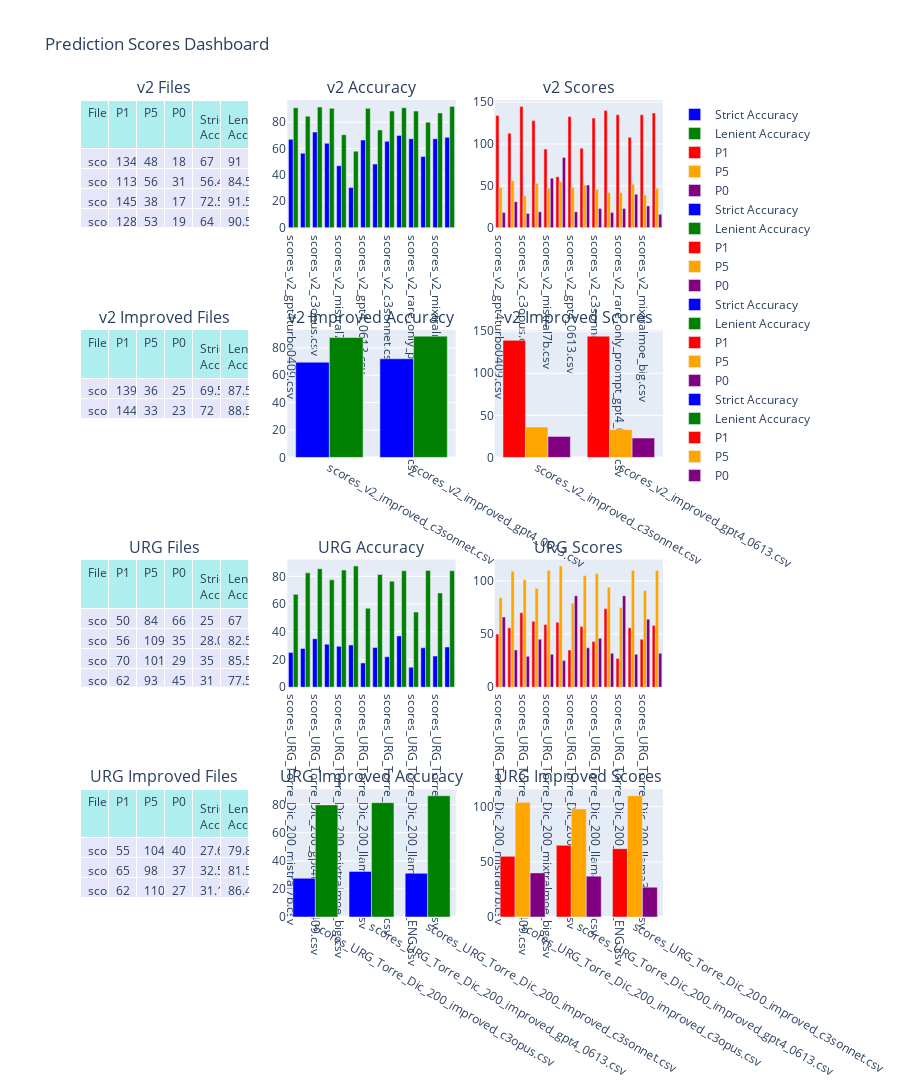

The notebook cell saved with this chart:
### Markdown cell above
### Lastly, we create a dashboard with 4 rows and 3 columns
### We add the tables to the respective subplots
### We also create graphs for the accuracy and scores for each file group
### We update the layout and display the dashboard

# ----------

### Por último, creamos un tablero con 4 filas y 3 columnas
### Añadimos las tablas a los subplots correspondientes
### También creamos gráficos para la precisión y puntuaciones de cada grupo de archivos
### Actualizamos el diseño y mostramos el tablero

### Code cell
# Create subplots with 4 rows and 3 columns
fig = make_subplots(rows=4, cols=3, subplot_titles=('v2 Files', 'v2 Accuracy', 'v2 Scores',
                                                    'v2 Improved Files', 'v2 Improved Accuracy', 'v2 Improved Scores',
                                                    'URG Files', 'URG Accuracy', 'URG Scores',
                                                    'URG Improved Files', 'URG Improved Accuracy', 'URG Improved Scores'),
                    specs=[[{'type': 'domain'}, {'type': 'xy'}, {'type': 'xy'}],
                           [{'type': 'domain'}, {'type': 'xy'}, {'type': 'xy'}],
                           [{'type': 'domain'}, {'type': 'xy'}, {'type': 'xy'}],
                           [{'type': 'domain'}, {'type': 'xy'}, {'type': 'xy'}]])

# Add the tables to the respective subplots
fig.add_trace(go.Table(
    header=dict(values=list(df_v2.columns), fill_color='paleturquoise', align='left'),
    cells=dict(values=[df_v2.File, df_v2.P1, df_v2.P5, df_v2.P0, df_v2['Strict Accuracy'], df_v2['Lenient Accuracy']],
               fill_color='lavender', align='left')
), row=1, col=1)

fig.add_trace(go.Table(
    header=dict(values=list(df_v2_improved.columns), fill_color='paleturquoise', align='left'),
    cells=dict(values=[df_v2_improved.File, df_v2_improved.P1, df_v2_improved.P5, df_v2_improved.P0, df_v2_improved['Strict Accuracy'], df_v2_improved['Lenient Accuracy']],
               fill_color='lavender', align='left')
), row=2, col=1)

fig.add_trace(go.Table(
    header=dict(values=list(df_URG.columns), fill_color='paleturquoise', align='left'),
    cells=dict(values=[df_URG.File, df_URG.P1, df_URG.P5, df_URG.P0, df_URG['Strict Accuracy'], df_URG['Lenient Accuracy']],
               fill_color='lavender', align='left')
), row=3, col=1)

fig.add_trace(go.Table(
    header=dict(values=list(df_URG_improved.columns), fill_color='paleturquoise', align='left'),
    cells=dict(values=[df_URG_improved.File, df_URG_improved.P1, df_URG_improved.P5, df_URG_improved.P0, df_URG_improved['Strict Accuracy'], df_URG_improved['Lenient Accuracy']],
               fill_color='lavender', align='left')
), row=4, col=1)

# Add accuracy comparison for v2 files
fig.add_trace(go.Bar(x=df_v2['File'], y=df_v2['Strict Accuracy'], name='Strict Accuracy', marker_color='blue'), row=1, col=2)
fig.add_trace(go.Bar(x=df_v2['File'], y=df_v2['Lenient Accuracy'], name='Lenient Accuracy', marker_color='green'), row=1, col=2)

# Add score comparison for v2 files
fig.add_trace(go.Bar(x=df_v2['File'], y=df_v2['P1'], name='P1', marker_color='red'), row=1, col=3)
fig.add_trace(go.Bar(x=df_v2['File'], y=df_v2['P5'], name='P5', marker_color='orange'), row=1, col=3)
fig.add_trace(go.Bar(x=df_v2['File'], y=df_v2['P0'], name='P0', marker_color='purple'), row=1, col=3)

# Add accuracy comparison for v2 improved files
fig.add_trace(go.Bar(x=df_v2_improved['File'], y=df_v2_improved['Strict Accuracy'], name='Strict Accuracy', marker_color='blue'), row=2, col=2)
fig.add_trace(go.Bar(x=df_v2_improved['File'], y=df_v2_improved['Lenient Accuracy'], name='Lenient Accuracy', marker_color='green'), row=2, col=2)

# Add score comparison for v2 improved files
fig.add_trace(go.Bar(x=df_v2_improved['File'], y=df_v2_improved['P1'], name='P1', marker_color='red'), row=2, col=3)
fig.add_trace(go.Bar(x=df_v2_improved['File'], y=df_v2_improved['P5'], name='P5', marker_color='orange'), row=2, col=3)
fig.add_trace(go.Bar(x=df_v2_improved['File'], y=df_v2_improved['P0'], name='P0', marker_color='purple'), row=2, col=3)

# Add accuracy comparison for URG files
fig.add_trace(go.Bar(x=df_URG['File'], y=df_URG['Strict Accuracy'], name='Strict Accuracy', marker_color='blue'), row=3, col=2)
fig.add_trace(go.Bar(x=df_URG['File'], y=df_URG['Lenient Accuracy'], name='Lenient Accuracy', marker_color='green'), row=3, col=2)

# Add score comparison for URG files
fig.add_trace(go.Bar(x=df_URG['File'], y=df_URG['P1'], name='P1', marker_color='red'), row=3, col=3)
fig.add_trace(go.Bar(x=df_URG['File'], y=df_URG['P5'], name='P5', marker_color='orange'), row=3, col=3)
fig.add_trace(go.Bar(x=df_URG['File'], y=df_URG['P0'], name='P0', marker_color='purple'), row=3, col=3)

# Add accuracy comparison for URG improved files
fig.add_trace(go.Bar(x=df_URG_improved['File'], y=df_URG_improved['Strict Accuracy'], name='Strict Accuracy', marker_color='blue'), row=4, col=2)
fig.add_trace(go.Bar(x=df_URG_improved['File'], y=df_URG_improved['Lenient Accuracy'], name='Lenient Accuracy', marker_color='green'), row=4, col=2)

# Add score comparison for URG improved files
fig.add_trace(go.Bar(x=df_URG_improved['File'], y=df_URG_improved['P1'], name='P1', marker_color='red'), row=4, col=3)
fig.add_trace(go.Bar(x=df_URG_improved['File'], y=df_URG_improved['P5'], name='P5', marker_color='orange'), row=4, col=3)
fig.add_trace(go.Bar(x=df_URG_improved['File'], y=df_URG_improved['P0'], name='P0', marker_color='purple'), row=4, col=3)

# Update the layout
fig.update_layout(
    title='Prediction Scores Dashboard',
    height=1600,
    showlegend=True
)

# Display the dashboard
fig.show()

### Figure 1 — Plotly figure (JSON) as saved in the notebook; plotly's stock layout.template omitted (floating-point values rounded to 4 significant figures)
{"data": [{"cells": {"align": "left", "fill": {"color": "lavender"}, "values": [["scores_v2_gpt4turbo0409.csv", "scores_v2_mistralmoe.csv", "scores_v2_c3opus.csv", "scores_v2_llama3_70b.csv", "scores_v2_mistral7b.csv", "scores_v2_llama2_7b.csv", "scores_v2_gpt4_0613.csv", "scores_v2_llama3_8b.csv", "scores_v2_c3sonnet.csv", "scores_v2_geminipro15.csv", "scores_v2_rare_only_prompt_gpt4_0613.csv", "scores_v2_cohere_cplus.csv", "scores_v2_mixtralmoe_big.csv", "scores_v2_gpt4turbo1106.csv"], [134, 113, 145, 128, 94, 61, 133, 95, 131, 140, 135, 108, 135, 137], [48, 56, 38, 53, 47, 55, 48, 51, 46, 42, 42, 52, 39, 47], [18, 31, 17, 19, 59, 84, 19, 51, 23, 18, 23, 40, 26, 16], [67, 56.5, 72.5, 64, 47, 30.5, 66.5, 48.22, 65.5, 70, 67.5, 54, 67.5, 68.5], [91, 84.5, 91.5, 90.5, 70.5, 58.0, 90.5, 74.11, 88.5, 91, 88.5, 80, 87, 92]]}, "domain": {"x": [0, 0.2889], "y": [0.8438, 1]}, "header": {"align": "left", "fill": {"color": "paleturquoise"}, "values": ["File", "P1", "P5", "P0", "Strict Accuracy", "Lenient Accuracy"]}, "type": "table"}, {"cells": {"align": "left", "fill": {"color": "lavender"}, "values": [["scores_v2_improved_c3sonnet.csv", "scores_v2_improved_gpt4_0613.csv"], [139, 144], [36, 33], [25, 23], [69.5, 72], [87.5, 88.5]]}, "domain": {"x": [0, 0.2889], "y": [0.5625, 0.7188]}, "header": {"align": "left", "fill": {"color": "paleturquoise"}, "values": ["File", "P1", "P5", "P0", "Strict Accuracy", "Lenient Accuracy"]}, "type": "table"}, {"cells": {"align": "left", "fill": {"color": "lavender"}, "values": [["scores_URG_Torre_Dic_200_mistral7b.csv", "scores_URG_Torre_Dic_200_cohere_cplus.csv", "scores_URG_Torre_Dic_200_gpt4turbo0409.csv", "scores_URG_Torre_Dic_200_mistralmoe.csv", "scores_URG_Torre_Dic_200_mixtralmoe_big.csv", "scores_URG_Torre_Dic_200_c3sonnet.csv", "scores_URG_Torre_Dic_200_llama2_7b.csv", "scores_URG_Torre_Dic_200_gpt4_0613.csv", "scores_URG_Torre_Dic_200_llama3_70b.csv", "scores_URG_Torre_Dic_200_gpt4turbo1106.csv", "scores_URG_Torre_Dic_200_llama3_70b_ENG.csv", "scores_URG_Torre_Dic_200_geminipro15.csv", "scores_URG_Torre_Dic_200_llama3_8b.csv", "scores_URG_Torre_Dic_200_c3opus.csv"], [50, 56, 70, 62, 59, 61, 35, 57, 43, 74, 27, 56, 45, 58], [84, 109, 101, 93, 110, 114, 79, 105, 107, 94, 75, 110, 91, 110], [66, 35, 29, 45, 31, 25, 86, 37, 46, 32, 86, 31, 64, 32], [25, 28.0, 35, 31, 29.5, 30.5, 17.5, 28.64, 21.94, 37, 14.36, 28.43, 22.5, 29.0], [67, 82.5, 85.5, 77.5, 84.5, 87.5, 57.0, 81.41, 76.53, 84, 54.26, 84.26, 68, 84]]}, "domain": {"x": [0, 0.2889], "y": [0.2812, 0.4375]}, "header": {"align": "left", "fill": {"color": "paleturquoise"}, "values": ["File", "P1", "P5", "P0", "Strict Accuracy", "Lenient Accuracy"]}, "type": "table"}, {"cells": {"align": "left", "fill": {"color": "lavender"}, "values": [["scores_URG_Torre_Dic_200_improved_c3opus.csv", "scores_URG_Torre_Dic_200_improved_gpt4_0613.csv", "scores_URG_Torre_Dic_200_improved_c3sonnet.csv"], [55, 65, 62], [104, 98, 110], [40, 37, 27], [27.64, 32.5, 31.16], [79.9, 81.5, 86.43]]}, "domain": {"x": [0, 0.2889], "y": [0, 0.1562]}, "header": {"align": "left", "fill": {"color": "paleturquoise"}, "values": ["File", "P1", "P5", "P0", "Strict Accuracy", "Lenient Accuracy"]}, "type": "table"}, {"marker": {"color": "blue"}, "name": "Strict Accuracy", "type": "bar", "x": ["scores_v2_gpt4turbo0409.csv", "scores_v2_mistralmoe.csv", "scores_v2_c3opus.csv", "scores_v2_llama3_70b.csv", "scores_v2_mistral7b.csv", "scores_v2_llama2_7b.csv", "scores_v2_gpt4_0613.csv", "scores_v2_llama3_8b.csv", "scores_v2_c3sonnet.csv", "scores_v2_geminipro15.csv", "scores_v2_rare_only_prompt_gpt4_0613.csv", "scores_v2_cohere_cplus.csv", "scores_v2_mixtralmoe_big.csv", "scores_v2_gpt4turbo1106.csv"], "xaxis": "x", "y": [67, 56.5, 72.5, 64, 47, 30.5, 66.5, 48.22, 65.5, 70, 67.5, 54, 67.5, 68.5], "yaxis": "y"}, {"marker": {"color": "green"}, "name": "Lenient Accuracy", "type": "bar", "x": ["scores_v2_gpt4turbo0409.csv", "scores_v2_mistralmoe.csv", "scores_v2_c3opus.csv", "scores_v2_llama3_70b.csv", "scores_v2_mistral7b.csv", "scores_v2_llama2_7b.csv", "scores_v2_gpt4_0613.csv", "scores_v2_llama3_8b.csv", "scores_v2_c3sonnet.csv", "scores_v2_geminipro15.csv", "scores_v2_rare_only_prompt_gpt4_0613.csv", "scores_v2_cohere_cplus.csv", "scores_v2_mixtralmoe_big.csv", "scores_v2_gpt4turbo1106.csv"], "xaxis": "x", "y": [91, 84.5, 91.5, 90.5, 70.5, 58.0, 90.5, 74.11, 88.5, 91, 88.5, 80, 87, 92], "yaxis": "y"}, {"marker": {"color": "red"}, "name": "P1", "type": "bar", "x": ["scores_v2_gpt4turbo0409.csv", "scores_v2_mistralmoe.csv", "scores_v2_c3opus.csv", "scores_v2_llama3_70b.csv", "scores_v2_mistral7b.csv", "scores_v2_llama2_7b.csv", "scores_v2_gpt4_0613.csv", "scores_v2_llama3_8b.csv", "scores_v2_c3sonnet.csv", "scores_v2_geminipro15.csv", "scores_v2_rare_only_prompt_gpt4_0613.csv", "scores_v2_cohere_cplus.csv", "scores_v2_mixtralmoe_big.csv", "scores_v2_gpt4turbo1106.csv"], "xaxis": "x2", "y": [134, 113, 145, 128, 94, 61, 133, 95, 131, 140, 135, 108, 135, 137], "yaxis": "y2"}, {"marker": {"color": "orange"}, "name": "P5", "type": "bar", "x": ["scores_v2_gpt4turbo0409.csv", "scores_v2_mistralmoe.csv", "scores_v2_c3opus.csv", "scores_v2_llama3_70b.csv", "scores_v2_mistral7b.csv", "scores_v2_llama2_7b.csv", "scores_v2_gpt4_0613.csv", "scores_v2_llama3_8b.csv", "scores_v2_c3sonnet.csv", "scores_v2_geminipro15.csv", "scores_v2_rare_only_prompt_gpt4_0613.csv", "scores_v2_cohere_cplus.csv", "scores_v2_mixtralmoe_big.csv", "scores_v2_gpt4turbo1106.csv"], "xaxis": "x2", "y": [48, 56, 38, 53, 47, 55, 48, 51, 46, 42, 42, 52, 39, 47], "yaxis": "y2"}, {"marker": {"color": "purple"}, "name": "P0", "type": "bar", "x": ["scores_v2_gpt4turbo0409.csv", "scores_v2_mistralmoe.csv", "scores_v2_c3opus.csv", "scores_v2_llama3_70b.csv", "scores_v2_mistral7b.csv", "scores_v2_llama2_7b.csv", "scores_v2_gpt4_0613.csv", "scores_v2_llama3_8b.csv", "scores_v2_c3sonnet.csv", "scores_v2_geminipro15.csv", "scores_v2_rare_only_prompt_gpt4_0613.csv", "scores_v2_cohere_cplus.csv", "scores_v2_mixtralmoe_big.csv", "scores_v2_gpt4turbo1106.csv"], "xaxis": "x2", "y": [18, 31, 17, 19, 59, 84, 19, 51, 23, 18, 23, 40, 26, 16], "yaxis": "y2"}, {"marker": {"color": "blue"}, "name": "Strict Accuracy", "type": "bar", "x": ["scores_v2_improved_c3sonnet.csv", "scores_v2_improved_gpt4_0613.csv"], "xaxis": "x3", "y": [69.5, 72], "yaxis": "y3"}, {"marker": {"color": "green"}, "name": "Lenient Accuracy", "type": "bar", "x": ["scores_v2_improved_c3sonnet.csv", "scores_v2_improved_gpt4_0613.csv"], "xaxis": "x3", "y": [87.5, 88.5], "yaxis": "y3"}, {"marker": {"color": "red"}, "name": "P1", "type": "bar", "x": ["scores_v2_improved_c3sonnet.csv", "scores_v2_improved_gpt4_0613.csv"], "xaxis": "x4", "y": [139, 144], "yaxis": "y4"}, {"marker": {"color": "orange"}, "name": "P5", "type": "bar", "x": ["scores_v2_improved_c3sonnet.csv", "scores_v2_improved_gpt4_0613.csv"], "xaxis": "x4", "y": [36, 33], "yaxis": "y4"}, {"marker": {"color": "purple"}, "name": "P0", "type": "bar", "x": ["scores_v2_improved_c3sonnet.csv", "scores_v2_improved_gpt4_0613.csv"], "xaxis": "x4", "y": [25, 23], "yaxis": "y4"}, {"marker": {"color": "blue"}, "name": "Strict Accuracy", "type": "bar", "x": ["scores_URG_Torre_Dic_200_mistral7b.csv", "scores_URG_Torre_Dic_200_cohere_cplus.csv", "scores_URG_Torre_Dic_200_gpt4turbo0409.csv", "scores_URG_Torre_Dic_200_mistralmoe.csv", "scores_URG_Torre_Dic_200_mixtralmoe_big.csv", "scores_URG_Torre_Dic_200_c3sonnet.csv", "scores_URG_Torre_Dic_200_llama2_7b.csv", "scores_URG_Torre_Dic_200_gpt4_0613.csv", "scores_URG_Torre_Dic_200_llama3_70b.csv", "scores_URG_Torre_Dic_200_gpt4turbo1106.csv", "scores_URG_Torre_Dic_200_llama3_70b_ENG.csv", "scores_URG_Torre_Dic_200_geminipro15.csv", "scores_URG_Torre_Dic_200_llama3_8b.csv", "scores_URG_Torre_Dic_200_c3opus.csv"], "xaxis": "x5", "y": [25, 28.0, 35, 31, 29.5, 30.5, 17.5, 28.64, 21.94, 37, 14.36, 28.43, 22.5, 29.0], "yaxis": "y5"}, {"marker": {"color": "green"}, "name": "Lenient Accuracy", "type": "bar", "x": ["scores_URG_Torre_Dic_200_mistral7b.csv", "scores_URG_Torre_Dic_200_cohere_cplus.csv", "scores_URG_Torre_Dic_200_gpt4turbo0409.csv", "scores_URG_Torre_Dic_200_mistralmoe.csv", "scores_URG_Torre_Dic_200_mixtralmoe_big.csv", "scores_URG_Torre_Dic_200_c3sonnet.csv", "scores_URG_Torre_Dic_200_llama2_7b.csv", "scores_URG_Torre_Dic_200_gpt4_0613.csv", "scores_URG_Torre_Dic_200_llama3_70b.csv", "scores_URG_Torre_Dic_200_gpt4turbo1106.csv", "scores_URG_Torre_Dic_200_llama3_70b_ENG.csv", "scores_URG_Torre_Dic_200_geminipro15.csv", "scores_URG_Torre_Dic_200_llama3_8b.csv", "scores_URG_Torre_Dic_200_c3opus.csv"], "xaxis": "x5", "y": [67, 82.5, 85.5, 77.5, 84.5, 87.5, 57.0, 81.41, 76.53, 84, 54.26, 84.26, 68, 84], "yaxis": "y5"}, {"marker": {"color": "red"}, "name": "P1", "type": "bar", "x": ["scores_URG_Torre_Dic_200_mistral7b.csv", "scores_URG_Torre_Dic_200_cohere_cplus.csv", "scores_URG_Torre_Dic_200_gpt4turbo0409.csv", "scores_URG_Torre_Dic_200_mistralmoe.csv", "scores_URG_Torre_Dic_200_mixtralmoe_big.csv", "scores_URG_Torre_Dic_200_c3sonnet.csv", "scores_URG_Torre_Dic_200_llama2_7b.csv", "scores_URG_Torre_Dic_200_gpt4_0613.csv", "scores_URG_Torre_Dic_200_llama3_70b.csv", "scores_URG_Torre_Dic_200_gpt4turbo1106.csv", "scores_URG_Torre_Dic_200_llama3_70b_ENG.csv", "scores_URG_Torre_Dic_200_geminipro15.csv", "scores_URG_Torre_Dic_200_llama3_8b.csv", "scores_URG_Torre_Dic_200_c3opus.csv"], "xaxis": "x6", "y": [50, 56, 70, 62, 59, 61, 35, 57, 43, 74, 27, 56, 45, 58], "yaxis": "y6"}, {"marker": {"color": "orange"}, "name": "P5", "type": "bar", "x": ["scores_URG_Torre_Dic_200_mistral7b.csv", "scores_URG_Torre_Dic_200_cohere_cplus.csv", "scores_URG_Torre_Dic_200_gpt4turbo0409.csv", "scores_URG_Torre_Dic_200_mistralmoe.csv", "scores_URG_Torre_Dic_200_mixtralmoe_big.csv", "scores_URG_Torre_Dic_200_c3sonnet.csv", "scores_URG_Torre_Dic_200_llama2_7b.csv", "scores_URG_Torre_Dic_200_gpt4_0613.csv", "scores_URG_Torre_Dic_200_llama3_70b.csv", "scores_URG_Torre_Dic_200_gpt4turbo1106.csv", "scores_URG_Torre_Dic_200_llama3_70b_ENG.csv", "scores_URG_Torre_Dic_200_geminipro15.csv", "scores_URG_Torre_Dic_200_llama3_8b.csv", "scores_URG_Torre_Dic_200_c3opus.csv"], "xaxis": "x6", "y": [84, 109, 101, 93, 110, 114, 79, 105, 107, 94, 75, 110, 91, 110], "yaxis": "y6"}, {"marker": {"color": "purple"}, "name": "P0", "type": "bar", "x": ["scores_URG_Torre_Dic_200_mistral7b.csv", "scores_URG_Torre_Dic_200_cohere_cplus.csv", "scores_URG_Torre_Dic_200_gpt4turbo0409.csv", "scores_URG_Torre_Dic_200_mistralmoe.csv", "scores_URG_Torre_Dic_200_mixtralmoe_big.csv", "scores_URG_Torre_Dic_200_c3sonnet.csv", "scores_URG_Torre_Dic_200_llama2_7b.csv", "scores_URG_Torre_Dic_200_gpt4_0613.csv", "scores_URG_Torre_Dic_200_llama3_70b.csv", "scores_URG_Torre_Dic_200_gpt4turbo1106.csv", "scores_URG_Torre_Dic_200_llama3_70b_ENG.csv", "scores_URG_Torre_Dic_200_geminipro15.csv", "scores_URG_Torre_Dic_200_llama3_8b.csv", "scores_URG_Torre_Dic_200_c3opus.csv"], "xaxis": "x6", "y": [66, 35, 29, 45, 31, 25, 86, 37, 46, 32, 86, 31, 64, 32], "yaxis": "y6"}, {"marker": {"color": "blue"}, "name": "Strict Accuracy", "type": "bar", "x": ["scores_URG_Torre_Dic_200_improved_c3opus.csv", "scores_URG_Torre_Dic_200_improved_gpt4_0613.csv", "scores_URG_Torre_Dic_200_improved_c3sonnet.csv"], "xaxis": "x7", "y": [27.64, 32.5, 31.16], "yaxis": "y7"}, {"marker": {"color": "green"}, "name": "Lenient Accuracy", "type": "bar", "x": ["scores_URG_Torre_Dic_200_improved_c3opus.csv", "scores_URG_Torre_Dic_200_improved_gpt4_0613.csv", "scores_URG_Torre_Dic_200_improved_c3sonnet.csv"], "xaxis": "x7", "y": [79.9, 81.5, 86.43], "yaxis": "y7"}, {"marker": {"color": "red"}, "name": "P1", "type": "bar", "x": ["scores_URG_Torre_Dic_200_improved_c3opus.csv", "scores_URG_Torre_Dic_200_improved_gpt4_0613.csv", "scores_URG_Torre_Dic_200_improved_c3sonnet.csv"], "xaxis": "x8", "y": [55, 65, 62], "yaxis": "y8"}, {"marker": {"color": "orange"}, "name": "P5", "type": "bar", "x": ["scores_URG_Torre_Dic_200_improved_c3opus.csv", "scores_URG_Torre_Dic_200_improved_gpt4_0613.csv", "scores_URG_Torre_Dic_200_improved_c3sonnet.csv"], "xaxis": "x8", "y": [104, 98, 110], "yaxis": "y8"}, {"marker": {"color": "purple"}, "name": "P0", "type": "bar", "x": ["scores_URG_Torre_Dic_200_improved_c3opus.csv", "scores_URG_Torre_Dic_200_improved_gpt4_0613.csv", "scores_URG_Torre_Dic_200_improved_c3sonnet.csv"], "xaxis": "x8", "y": [40, 37, 27], "yaxis": "y8"}], "layout": {"annotations": [{"font": {"size": 16}, "showarrow": false, "text": "v2 Files", "x": 0.1444, "xanchor": "center", "xref": "paper", "y": 1, "yanchor": "bottom", "yref": "paper"}, {"font": {"size": 16}, "showarrow": false, "text": "v2 Accuracy", "x": 0.5, "xanchor": "center", "xref": "paper", "y": 1, "yanchor": "bottom", "yref": "paper"}, {"font": {"size": 16}, "showarrow": false, "text": "v2 Scores", "x": 0.8556, "xanchor": "center", "xref": "paper", "y": 1, "yanchor": "bottom", "yref": "paper"}, {"font": {"size": 16}, "showarrow": false, "text": "v2 Improved Files", "x": 0.1444, "xanchor": "center", "xref": "paper", "y": 0.7188, "yanchor": "bottom", "yref": "paper"}, {"font": {"size": 16}, "showarrow": false, "text": "v2 Improved Accuracy", "x": 0.5, "xanchor": "center", "xref": "paper", "y": 0.7188, "yanchor": "bottom", "yref": "paper"}, {"font": {"size": 16}, "showarrow": false, "text": "v2 Improved Scores", "x": 0.8556, "xanchor": "center", "xref": "paper", "y": 0.7188, "yanchor": "bottom", "yref": "paper"}, {"font": {"size": 16}, "showarrow": false, "text": "URG Files", "x": 0.1444, "xanchor": "center", "xref": "paper", "y": 0.4375, "yanchor": "bottom", "yref": "paper"}, {"font": {"size": 16}, "showarrow": false, "text": "URG Accuracy", "x": 0.5, "xanchor": "center", "xref": "paper", "y": 0.4375, "yanchor": "bottom", "yref": "paper"}, {"font": {"size": 16}, "showarrow": false, "text": "URG Scores", "x": 0.8556, "xanchor": "center", "xref": "paper", "y": 0.4375, "yanchor": "bottom", "yref": "paper"}, {"font": {"size": 16}, "showarrow": false, "text": "URG Improved Files", "x": 0.1444, "xanchor": "center", "xref": "paper", "y": 0.1562, "yanchor": "bottom", "yref": "paper"}, {"font": {"size": 16}, "showarrow": false, "text": "URG Improved Accuracy", "x": 0.5, "xanchor": "center", "xref": "paper", "y": 0.1562, "yanchor": "bottom", "yref": "paper"}, {"font": {"size": 16}, "showarrow": false, "text": "URG Improved Scores", "x": 0.8556, "xanchor": "center", "xref": "paper", "y": 0.1562, "yanchor": "bottom", "yref": "paper"}], "height": 1600, "showlegend": true, "title": {"text": "Prediction Scores Dashboard"}, "xaxis": {"anchor": "y", "domain": [0.3556, 0.6444]}, "xaxis2": {"anchor": "y2", "domain": [0.7111, 1]}, "xaxis3": {"anchor": "y3", "domain": [0.3556, 0.6444]}, "xaxis4": {"anchor": "y4", "domain": [0.7111, 1]}, "xaxis5": {"anchor": "y5", "domain": [0.3556, 0.6444]}, "xaxis6": {"anchor": "y6", "domain": [0.7111, 1]}, "xaxis7": {"anchor": "y7", "domain": [0.3556, 0.6444]}, "xaxis8": {"anchor": "y8", "domain": [0.7111, 1]}, "yaxis": {"anchor": "x", "domain": [0.8438, 1]}, "yaxis2": {"anchor": "x2", "domain": [0.8438, 1]}, "yaxis3": {"anchor": "x3", "domain": [0.5625, 0.7188]}, "yaxis4": {"anchor": "x4", "domain": [0.5625, 0.7188]}, "yaxis5": {"anchor": "x5", "domain": [0.2812, 0.4375]}, "yaxis6": {"anchor": "x6", "domain": [0.2812, 0.4375]}, "yaxis7": {"anchor": "x7", "domain": [0, 0.1562]}, "yaxis8": {"anchor": "x8", "domain": [0, 0.1562]}}}
